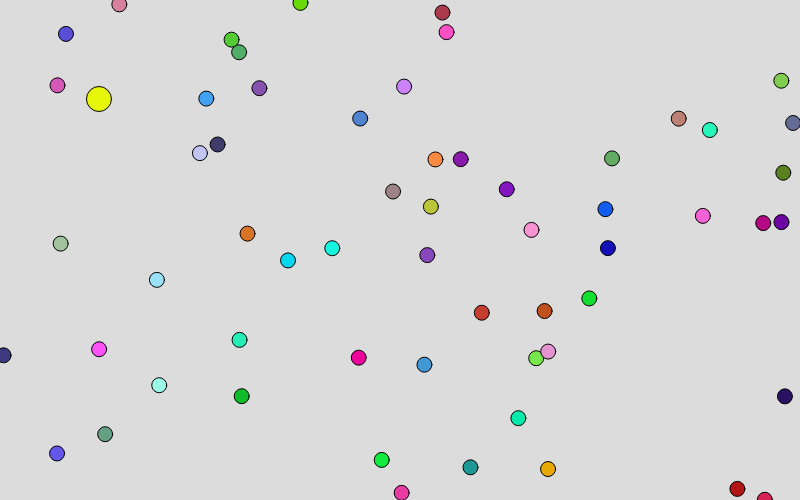
Frame 1 (no input)
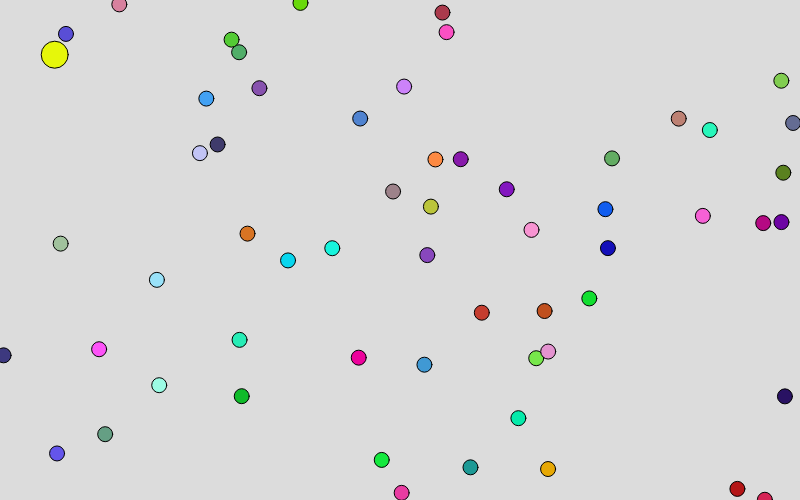
Frame 60 (no input)
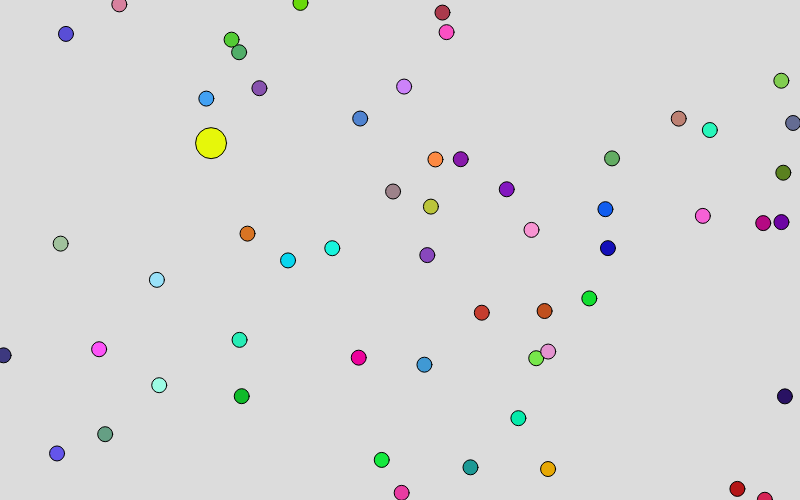
Frame 120 (the mouse pressed at the canvas centre since frame 60)

The p5.js sketch that drew these frames (run headless with seeded random() and noise() and a simulated clock; from frame 60 on, the mouse is pressed at the canvas centre):

// p5.js sketch
// ── sketch.js
let player1;
let matbiter = [];

function setup() {
  // put setup code here
  createCanvas(800, 500);
  player1 = new Spiller(100, 100);
  for(let i = 0; i < 60; i += 1){
    matbiter[i] = new Matbit;
  }
}

function draw() {
  // put drawing code here
  background(220);
  for(let i = matbiter.length - 1; i > 0; i -= 1){
    let avstand = dist(player1.x, player1.y, matbiter[i].x, matbiter[i].y);
    if(avstand < (player1.storrelse + matbiter[i].storrelse) / 2){
      player1.spis();
      matbiter.splice(i,1);
    }
    else{
      matbiter[i].tegn();
    }
  }
  player1.flytt();
  player1.tegn();

}

// ── matbit.js
class Matbit{
  constructor(){
    this.x = Math.random() * width;
    this.y = Math.random() * height;
    this.storrelse = 15;
    this.farge = `rgb(${Math.floor(Math.random()*255)}, ${Math.floor(Math.random()*255)}, ${Math.floor(Math.random()*255)})`;

  }
  tegn(){
    fill(this.farge);
    circle(this.x, this.y, this.storrelse);
  }
}

// ── spiller.js
class Spiller{
  constructor(x, y){
    this.x = x;
    this.y = y;
    this.storrelse = 25;
    this.farge = `rgb(${Math.floor(Math.random()*255)}, ${Math.floor(Math.random()*255)}, ${Math.floor(Math.random()*255)})`;
  }
  tegn(){
    fill(this.farge);
    circle(this.x, this.y, this.storrelse);
  }
  flytt(){
    this.x += (mouseX - this.x)*0.01;
    this.y += (mouseY - this.y)*0.01;
  }
  spis(){
    this.storrelse += 2;
  }
}
